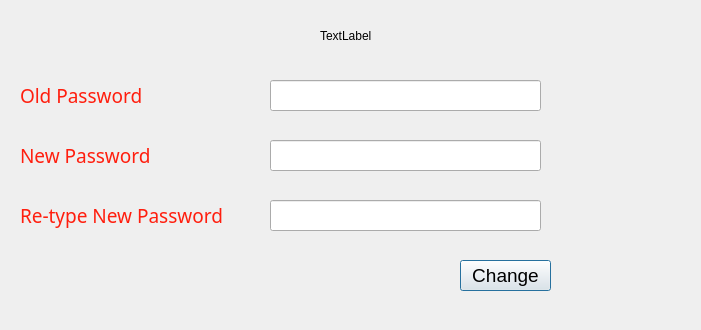
<?xml version="1.0" encoding="UTF-8"?>
<ui version="4.0">
 <class>changepass</class>
 <widget class="QDialog" name="changepass">
  <property name="geometry">
   <rect>
    <x>0</x>
    <y>0</y>
    <width>701</width>
    <height>330</height>
   </rect>
  </property>
  <property name="windowTitle">
   <string>Dialog</string>
  </property>
  <widget class="QLabel" name="label">
   <property name="geometry">
    <rect>
     <x>20</x>
     <y>80</y>
     <width>301</width>
     <height>31</height>
    </rect>
   </property>
   <property name="font">
    <font>
     <family>Simplified Arabic Fixed</family>
     <pointsize>14</pointsize>
    </font>
   </property>
   <property name="frameShape">
    <enum>QFrame::NoFrame</enum>
   </property>
   <property name="text">
    <string>&lt;html&gt;&lt;head/&gt;&lt;body&gt;&lt;p&gt;&lt;span style=&quot; font-size:14pt; color:#ff1e0e;&quot;&gt;Old Password&lt;/span&gt;&lt;/p&gt;&lt;/body&gt;&lt;/html&gt;</string>
   </property>
  </widget>
  <widget class="QLineEdit" name="lineEdit_old">
   <property name="geometry">
    <rect>
     <x>270</x>
     <y>80</y>
     <width>271</width>
     <height>31</height>
    </rect>
   </property>
  </widget>
  <widget class="QPushButton" name="pushButton">
   <property name="geometry">
    <rect>
     <x>460</x>
     <y>260</y>
     <width>91</width>
     <height>31</height>
    </rect>
   </property>
   <property name="font">
    <font>
     <family>Nirmala UI</family>
     <pointsize>14</pointsize>
    </font>
   </property>
   <property name="text">
    <string>Change</string>
   </property>
  </widget>
  <widget class="QLabel" name="label_2">
   <property name="geometry">
    <rect>
     <x>20</x>
     <y>140</y>
     <width>301</width>
     <height>31</height>
    </rect>
   </property>
   <property name="font">
    <font>
     <family>Simplified Arabic Fixed</family>
     <pointsize>14</pointsize>
    </font>
   </property>
   <property name="frameShape">
    <enum>QFrame::NoFrame</enum>
   </property>
   <property name="text">
    <string>&lt;html&gt;&lt;head/&gt;&lt;body&gt;&lt;p&gt;&lt;span style=&quot; color:#ff1e0e;&quot;&gt;New Password&lt;/span&gt;&lt;/p&gt;&lt;/body&gt;&lt;/html&gt;</string>
   </property>
  </widget>
  <widget class="QLabel" name="label_3">
   <property name="geometry">
    <rect>
     <x>20</x>
     <y>200</y>
     <width>301</width>
     <height>31</height>
    </rect>
   </property>
   <property name="font">
    <font>
     <family>Simplified Arabic Fixed</family>
     <pointsize>14</pointsize>
    </font>
   </property>
   <property name="frameShape">
    <enum>QFrame::NoFrame</enum>
   </property>
   <property name="text">
    <string>&lt;html&gt;&lt;head/&gt;&lt;body&gt;&lt;p&gt;&lt;span style=&quot; color:#ff1e0e;&quot;&gt;Re-type New Password&lt;/span&gt;&lt;/p&gt;&lt;/body&gt;&lt;/html&gt;</string>
   </property>
  </widget>
  <widget class="QLineEdit" name="lineEdit_new">
   <property name="geometry">
    <rect>
     <x>270</x>
     <y>140</y>
     <width>271</width>
     <height>31</height>
    </rect>
   </property>
  </widget>
  <widget class="QLineEdit" name="lineEdit_renew">
   <property name="geometry">
    <rect>
     <x>270</x>
     <y>200</y>
     <width>271</width>
     <height>31</height>
    </rect>
   </property>
  </widget>
  <widget class="QLabel" name="img">
   <property name="geometry">
    <rect>
     <x>0</x>
     <y>0</y>
     <width>701</width>
     <height>341</height>
    </rect>
   </property>
   <property name="autoFillBackground">
    <bool>true</bool>
   </property>
   <property name="text">
    <string/>
   </property>
  </widget>
  <widget class="QLabel" name="img_label">
   <property name="geometry">
    <rect>
     <x>320</x>
     <y>0</y>
     <width>111</width>
     <height>71</height>
    </rect>
   </property>
   <property name="text">
    <string>TextLabel</string>
   </property>
  </widget>
  <zorder>img</zorder>
  <zorder>label</zorder>
  <zorder>lineEdit_old</zorder>
  <zorder>pushButton</zorder>
  <zorder>label_2</zorder>
  <zorder>label_3</zorder>
  <zorder>lineEdit_new</zorder>
  <zorder>lineEdit_renew</zorder>
  <zorder>img_label</zorder>
 </widget>
 <resources/>
 <connections/>
</ui>
